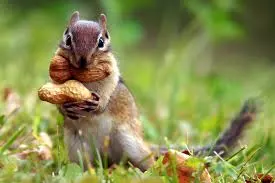
#> input picture resimler/squirrel.webp, 275 x 183 px, found by its file name
$ python 'cam_bükme_2.py'
#> lines starting #> are read from the running program, lines starting #| are printed output that depends on the picture
import cv2, numpy as np

goruntu = cv2.imread('resimler/squirrel.webp')
#> goruntu is the input picture: shape (183, 275, 3); mean B, G, R 79.8, 141.3, 135.5
cv2.imshow("Orjinal Goruntu", goruntu)

sutun, satir = goruntu.shape[:2]
#> sutun = 183; satir = 275

# float32([[üstsol x,y],[üstsağ x,y],[altsol x,y],[altsağ x,y]])
baslangic = np.float32([[0,0],[sutun,0],[0,satir],[sutun,satir]])
#> baslangic = [[0, 0], [183, 0], [0, 275], [183, 275]]
yeniyer   = np.float32([[90,60],[sutun*.7,50],[80,satir//2],[300,400]])

bukmeSekli = cv2.getPerspectiveTransform(baslangic,yeniyer)
bukulmusSekli = cv2.warpPerspective(goruntu, bukmeSekli, (satir,sutun))
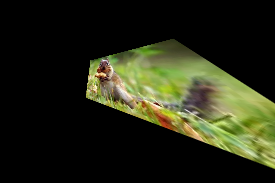
#> bukulmusSekli: shape (183, 275, 3); mean B, G, R 21.6, 40.3, 37.8

cv2.imshow("Bukulmus sekli", bukulmusSekli)

cv2.waitKey(0)
cv2.destroyAllWindows()

$ run again, with resimler/sincap.webp copied over resimler/squirrel.webp
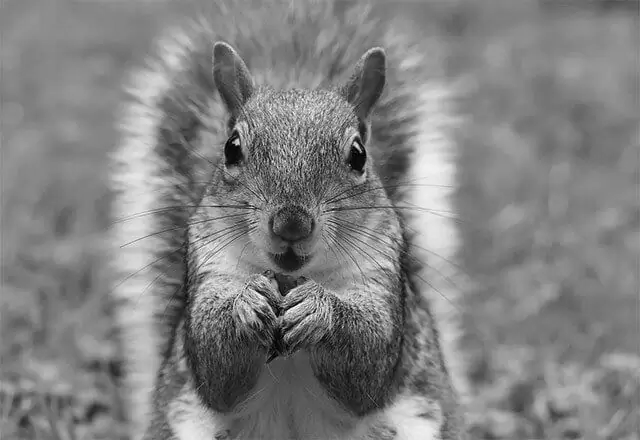
#> input picture resimler/sincap.webp, 640 x 440 px, found by its file name
#> goruntu is the input picture: shape (440, 640, 3); min 0, max 255, mean 129
#> `bukulmusSekli = cv2.warpPerspective(goruntu, bukmeSekli, (satir,sutun))`:
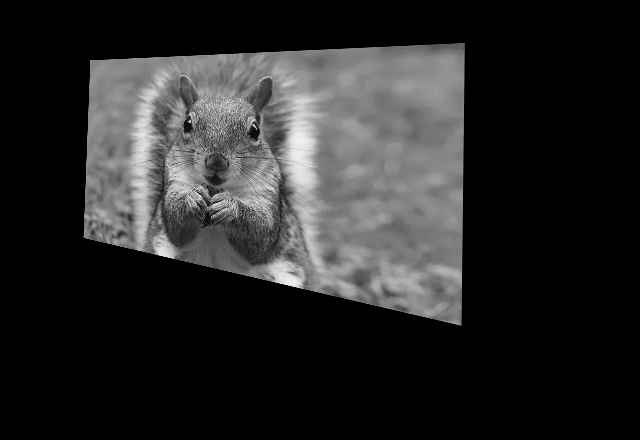
#> bukulmusSekli: shape (440, 640, 3); min 0, max 241, mean 39.9
